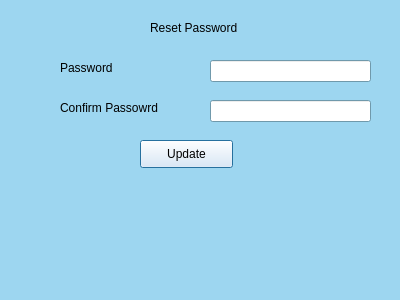
<?xml version="1.0" encoding="UTF-8"?>
<ui version="4.0">
 <class>ResetPwd</class>
 <widget class="QDialog" name="ResetPwd">
  <property name="geometry">
   <rect>
    <x>0</x>
    <y>0</y>
    <width>400</width>
    <height>300</height>
   </rect>
  </property>
  <property name="palette">
   <palette>
    <active>
     <colorrole role="WindowText">
      <brush brushstyle="SolidPattern">
       <color alpha="255">
        <red>0</red>
        <green>0</green>
        <blue>0</blue>
       </color>
      </brush>
     </colorrole>
     <colorrole role="Button">
      <brush brushstyle="SolidPattern">
       <color alpha="255">
        <red>157</red>
        <green>214</green>
        <blue>240</blue>
       </color>
      </brush>
     </colorrole>
     <colorrole role="Light">
      <brush brushstyle="SolidPattern">
       <color alpha="255">
        <red>255</red>
        <green>255</green>
        <blue>255</blue>
       </color>
      </brush>
     </colorrole>
     <colorrole role="Midlight">
      <brush brushstyle="SolidPattern">
       <color alpha="255">
        <red>206</red>
        <green>234</green>
        <blue>247</blue>
       </color>
      </brush>
     </colorrole>
     <colorrole role="Dark">
      <brush brushstyle="SolidPattern">
       <color alpha="255">
        <red>78</red>
        <green>107</green>
        <blue>120</blue>
       </color>
      </brush>
     </colorrole>
     <colorrole role="Mid">
      <brush brushstyle="SolidPattern">
       <color alpha="255">
        <red>105</red>
        <green>143</green>
        <blue>160</blue>
       </color>
      </brush>
     </colorrole>
     <colorrole role="Text">
      <brush brushstyle="SolidPattern">
       <color alpha="255">
        <red>0</red>
        <green>0</green>
        <blue>0</blue>
       </color>
      </brush>
     </colorrole>
     <colorrole role="BrightText">
      <brush brushstyle="SolidPattern">
       <color alpha="255">
        <red>255</red>
        <green>255</green>
        <blue>255</blue>
       </color>
      </brush>
     </colorrole>
     <colorrole role="ButtonText">
      <brush brushstyle="SolidPattern">
       <color alpha="255">
        <red>0</red>
        <green>0</green>
        <blue>0</blue>
       </color>
      </brush>
     </colorrole>
     <colorrole role="Base">
      <brush brushstyle="SolidPattern">
       <color alpha="255">
        <red>255</red>
        <green>255</green>
        <blue>255</blue>
       </color>
      </brush>
     </colorrole>
     <colorrole role="Window">
      <brush brushstyle="SolidPattern">
       <color alpha="255">
        <red>157</red>
        <green>214</green>
        <blue>240</blue>
       </color>
      </brush>
     </colorrole>
     <colorrole role="Shadow">
      <brush brushstyle="SolidPattern">
       <color alpha="255">
        <red>0</red>
        <green>0</green>
        <blue>0</blue>
       </color>
      </brush>
     </colorrole>
     <colorrole role="AlternateBase">
      <brush brushstyle="SolidPattern">
       <color alpha="255">
        <red>206</red>
        <green>234</green>
        <blue>247</blue>
       </color>
      </brush>
     </colorrole>
     <colorrole role="ToolTipBase">
      <brush brushstyle="SolidPattern">
       <color alpha="255">
        <red>255</red>
        <green>255</green>
        <blue>220</blue>
       </color>
      </brush>
     </colorrole>
     <colorrole role="ToolTipText">
      <brush brushstyle="SolidPattern">
       <color alpha="255">
        <red>0</red>
        <green>0</green>
        <blue>0</blue>
       </color>
      </brush>
     </colorrole>
    </active>
    <inactive>
     <colorrole role="WindowText">
      <brush brushstyle="SolidPattern">
       <color alpha="255">
        <red>0</red>
        <green>0</green>
        <blue>0</blue>
       </color>
      </brush>
     </colorrole>
     <colorrole role="Button">
      <brush brushstyle="SolidPattern">
       <color alpha="255">
        <red>157</red>
        <green>214</green>
        <blue>240</blue>
       </color>
      </brush>
     </colorrole>
     <colorrole role="Light">
      <brush brushstyle="SolidPattern">
       <color alpha="255">
        <red>255</red>
        <green>255</green>
        <blue>255</blue>
       </color>
      </brush>
     </colorrole>
     <colorrole role="Midlight">
      <brush brushstyle="SolidPattern">
       <color alpha="255">
        <red>206</red>
        <green>234</green>
        <blue>247</blue>
       </color>
      </brush>
     </colorrole>
     <colorrole role="Dark">
      <brush brushstyle="SolidPattern">
       <color alpha="255">
        <red>78</red>
        <green>107</green>
        <blue>120</blue>
       </color>
      </brush>
     </colorrole>
     <colorrole role="Mid">
      <brush brushstyle="SolidPattern">
       <color alpha="255">
        <red>105</red>
        <green>143</green>
        <blue>160</blue>
       </color>
      </brush>
     </colorrole>
     <colorrole role="Text">
      <brush brushstyle="SolidPattern">
       <color alpha="255">
        <red>0</red>
        <green>0</green>
        <blue>0</blue>
       </color>
      </brush>
     </colorrole>
     <colorrole role="BrightText">
      <brush brushstyle="SolidPattern">
       <color alpha="255">
        <red>255</red>
        <green>255</green>
        <blue>255</blue>
       </color>
      </brush>
     </colorrole>
     <colorrole role="ButtonText">
      <brush brushstyle="SolidPattern">
       <color alpha="255">
        <red>0</red>
        <green>0</green>
        <blue>0</blue>
       </color>
      </brush>
     </colorrole>
     <colorrole role="Base">
      <brush brushstyle="SolidPattern">
       <color alpha="255">
        <red>255</red>
        <green>255</green>
        <blue>255</blue>
       </color>
      </brush>
     </colorrole>
     <colorrole role="Window">
      <brush brushstyle="SolidPattern">
       <color alpha="255">
        <red>157</red>
        <green>214</green>
        <blue>240</blue>
       </color>
      </brush>
     </colorrole>
     <colorrole role="Shadow">
      <brush brushstyle="SolidPattern">
       <color alpha="255">
        <red>0</red>
        <green>0</green>
        <blue>0</blue>
       </color>
      </brush>
     </colorrole>
     <colorrole role="AlternateBase">
      <brush brushstyle="SolidPattern">
       <color alpha="255">
        <red>206</red>
        <green>234</green>
        <blue>247</blue>
       </color>
      </brush>
     </colorrole>
     <colorrole role="ToolTipBase">
      <brush brushstyle="SolidPattern">
       <color alpha="255">
        <red>255</red>
        <green>255</green>
        <blue>220</blue>
       </color>
      </brush>
     </colorrole>
     <colorrole role="ToolTipText">
      <brush brushstyle="SolidPattern">
       <color alpha="255">
        <red>0</red>
        <green>0</green>
        <blue>0</blue>
       </color>
      </brush>
     </colorrole>
    </inactive>
    <disabled>
     <colorrole role="WindowText">
      <brush brushstyle="SolidPattern">
       <color alpha="255">
        <red>78</red>
        <green>107</green>
        <blue>120</blue>
       </color>
      </brush>
     </colorrole>
     <colorrole role="Button">
      <brush brushstyle="SolidPattern">
       <color alpha="255">
        <red>157</red>
        <green>214</green>
        <blue>240</blue>
       </color>
      </brush>
     </colorrole>
     <colorrole role="Light">
      <brush brushstyle="SolidPattern">
       <color alpha="255">
        <red>255</red>
        <green>255</green>
        <blue>255</blue>
       </color>
      </brush>
     </colorrole>
     <colorrole role="Midlight">
      <brush brushstyle="SolidPattern">
       <color alpha="255">
        <red>206</red>
        <green>234</green>
        <blue>247</blue>
       </color>
      </brush>
     </colorrole>
     <colorrole role="Dark">
      <brush brushstyle="SolidPattern">
       <color alpha="255">
        <red>78</red>
        <green>107</green>
        <blue>120</blue>
       </color>
      </brush>
     </colorrole>
     <colorrole role="Mid">
      <brush brushstyle="SolidPattern">
       <color alpha="255">
        <red>105</red>
        <green>143</green>
        <blue>160</blue>
       </color>
      </brush>
     </colorrole>
     <colorrole role="Text">
      <brush brushstyle="SolidPattern">
       <color alpha="255">
        <red>78</red>
        <green>107</green>
        <blue>120</blue>
       </color>
      </brush>
     </colorrole>
     <colorrole role="BrightText">
      <brush brushstyle="SolidPattern">
       <color alpha="255">
        <red>255</red>
        <green>255</green>
        <blue>255</blue>
       </color>
      </brush>
     </colorrole>
     <colorrole role="ButtonText">
      <brush brushstyle="SolidPattern">
       <color alpha="255">
        <red>78</red>
        <green>107</green>
        <blue>120</blue>
       </color>
      </brush>
     </colorrole>
     <colorrole role="Base">
      <brush brushstyle="SolidPattern">
       <color alpha="255">
        <red>157</red>
        <green>214</green>
        <blue>240</blue>
       </color>
      </brush>
     </colorrole>
     <colorrole role="Window">
      <brush brushstyle="SolidPattern">
       <color alpha="255">
        <red>157</red>
        <green>214</green>
        <blue>240</blue>
       </color>
      </brush>
     </colorrole>
     <colorrole role="Shadow">
      <brush brushstyle="SolidPattern">
       <color alpha="255">
        <red>0</red>
        <green>0</green>
        <blue>0</blue>
       </color>
      </brush>
     </colorrole>
     <colorrole role="AlternateBase">
      <brush brushstyle="SolidPattern">
       <color alpha="255">
        <red>157</red>
        <green>214</green>
        <blue>240</blue>
       </color>
      </brush>
     </colorrole>
     <colorrole role="ToolTipBase">
      <brush brushstyle="SolidPattern">
       <color alpha="255">
        <red>255</red>
        <green>255</green>
        <blue>220</blue>
       </color>
      </brush>
     </colorrole>
     <colorrole role="ToolTipText">
      <brush brushstyle="SolidPattern">
       <color alpha="255">
        <red>0</red>
        <green>0</green>
        <blue>0</blue>
       </color>
      </brush>
     </colorrole>
    </disabled>
   </palette>
  </property>
  <property name="windowTitle">
   <string>Dialog</string>
  </property>
  <widget class="QLineEdit" name="edtPwd">
   <property name="geometry">
    <rect>
     <x>210</x>
     <y>60</y>
     <width>161</width>
     <height>22</height>
    </rect>
   </property>
  </widget>
  <widget class="QLabel" name="label_2">
   <property name="geometry">
    <rect>
     <x>60</x>
     <y>60</y>
     <width>81</width>
     <height>16</height>
    </rect>
   </property>
   <property name="text">
    <string>Password</string>
   </property>
  </widget>
  <widget class="QLabel" name="lblStat">
   <property name="geometry">
    <rect>
     <x>100</x>
     <y>190</y>
     <width>261</width>
     <height>16</height>
    </rect>
   </property>
   <property name="text">
    <string/>
   </property>
  </widget>
  <widget class="QPushButton" name="btnUpd">
   <property name="geometry">
    <rect>
     <x>140</x>
     <y>140</y>
     <width>93</width>
     <height>28</height>
    </rect>
   </property>
   <property name="palette">
    <palette>
     <active>
      <colorrole role="WindowText">
       <brush brushstyle="SolidPattern">
        <color alpha="255">
         <red>0</red>
         <green>0</green>
         <blue>0</blue>
        </color>
       </brush>
      </colorrole>
      <colorrole role="Button">
       <brush brushstyle="SolidPattern">
        <color alpha="255">
         <red>233</red>
         <green>241</green>
         <blue>255</blue>
        </color>
       </brush>
      </colorrole>
      <colorrole role="Light">
       <brush brushstyle="SolidPattern">
        <color alpha="255">
         <red>255</red>
         <green>255</green>
         <blue>255</blue>
        </color>
       </brush>
      </colorrole>
      <colorrole role="Midlight">
       <brush brushstyle="SolidPattern">
        <color alpha="255">
         <red>244</red>
         <green>248</green>
         <blue>255</blue>
        </color>
       </brush>
      </colorrole>
      <colorrole role="Dark">
       <brush brushstyle="SolidPattern">
        <color alpha="255">
         <red>116</red>
         <green>120</green>
         <blue>127</blue>
        </color>
       </brush>
      </colorrole>
      <colorrole role="Mid">
       <brush brushstyle="SolidPattern">
        <color alpha="255">
         <red>155</red>
         <green>161</green>
         <blue>170</blue>
        </color>
       </brush>
      </colorrole>
      <colorrole role="Text">
       <brush brushstyle="SolidPattern">
        <color alpha="255">
         <red>0</red>
         <green>0</green>
         <blue>0</blue>
        </color>
       </brush>
      </colorrole>
      <colorrole role="BrightText">
       <brush brushstyle="SolidPattern">
        <color alpha="255">
         <red>255</red>
         <green>255</green>
         <blue>255</blue>
        </color>
       </brush>
      </colorrole>
      <colorrole role="ButtonText">
       <brush brushstyle="SolidPattern">
        <color alpha="255">
         <red>0</red>
         <green>0</green>
         <blue>0</blue>
        </color>
       </brush>
      </colorrole>
      <colorrole role="Base">
       <brush brushstyle="SolidPattern">
        <color alpha="255">
         <red>255</red>
         <green>255</green>
         <blue>255</blue>
        </color>
       </brush>
      </colorrole>
      <colorrole role="Window">
       <brush brushstyle="SolidPattern">
        <color alpha="255">
         <red>233</red>
         <green>241</green>
         <blue>255</blue>
        </color>
       </brush>
      </colorrole>
      <colorrole role="Shadow">
       <brush brushstyle="SolidPattern">
        <color alpha="255">
         <red>0</red>
         <green>0</green>
         <blue>0</blue>
        </color>
       </brush>
      </colorrole>
      <colorrole role="AlternateBase">
       <brush brushstyle="SolidPattern">
        <color alpha="255">
         <red>244</red>
         <green>248</green>
         <blue>255</blue>
        </color>
       </brush>
      </colorrole>
      <colorrole role="ToolTipBase">
       <brush brushstyle="SolidPattern">
        <color alpha="255">
         <red>255</red>
         <green>255</green>
         <blue>220</blue>
        </color>
       </brush>
      </colorrole>
      <colorrole role="ToolTipText">
       <brush brushstyle="SolidPattern">
        <color alpha="255">
         <red>0</red>
         <green>0</green>
         <blue>0</blue>
        </color>
       </brush>
      </colorrole>
     </active>
     <inactive>
      <colorrole role="WindowText">
       <brush brushstyle="SolidPattern">
        <color alpha="255">
         <red>0</red>
         <green>0</green>
         <blue>0</blue>
        </color>
       </brush>
      </colorrole>
      <colorrole role="Button">
       <brush brushstyle="SolidPattern">
        <color alpha="255">
         <red>233</red>
         <green>241</green>
         <blue>255</blue>
        </color>
       </brush>
      </colorrole>
      <colorrole role="Light">
       <brush brushstyle="SolidPattern">
        <color alpha="255">
         <red>255</red>
         <green>255</green>
         <blue>255</blue>
        </color>
       </brush>
      </colorrole>
      <colorrole role="Midlight">
       <brush brushstyle="SolidPattern">
        <color alpha="255">
         <red>244</red>
         <green>248</green>
         <blue>255</blue>
        </color>
       </brush>
      </colorrole>
      <colorrole role="Dark">
       <brush brushstyle="SolidPattern">
        <color alpha="255">
         <red>116</red>
         <green>120</green>
         <blue>127</blue>
        </color>
       </brush>
      </colorrole>
      <colorrole role="Mid">
       <brush brushstyle="SolidPattern">
        <color alpha="255">
         <red>155</red>
         <green>161</green>
         <blue>170</blue>
        </color>
       </brush>
      </colorrole>
      <colorrole role="Text">
       <brush brushstyle="SolidPattern">
        <color alpha="255">
         <red>0</red>
         <green>0</green>
         <blue>0</blue>
        </color>
       </brush>
      </colorrole>
      <colorrole role="BrightText">
       <brush brushstyle="SolidPattern">
        <color alpha="255">
         <red>255</red>
         <green>255</green>
         <blue>255</blue>
        </color>
       </brush>
      </colorrole>
      <colorrole role="ButtonText">
       <brush brushstyle="SolidPattern">
        <color alpha="255">
         <red>0</red>
         <green>0</green>
         <blue>0</blue>
        </color>
       </brush>
      </colorrole>
      <colorrole role="Base">
       <brush brushstyle="SolidPattern">
        <color alpha="255">
         <red>255</red>
         <green>255</green>
         <blue>255</blue>
        </color>
       </brush>
      </colorrole>
      <colorrole role="Window">
       <brush brushstyle="SolidPattern">
        <color alpha="255">
         <red>233</red>
         <green>241</green>
         <blue>255</blue>
        </color>
       </brush>
      </colorrole>
      <colorrole role="Shadow">
       <brush brushstyle="SolidPattern">
        <color alpha="255">
         <red>0</red>
         <green>0</green>
         <blue>0</blue>
        </color>
       </brush>
      </colorrole>
      <colorrole role="AlternateBase">
       <brush brushstyle="SolidPattern">
        <color alpha="255">
         <red>244</red>
         <green>248</green>
         <blue>255</blue>
        </color>
       </brush>
      </colorrole>
      <colorrole role="ToolTipBase">
       <brush brushstyle="SolidPattern">
        <color alpha="255">
         <red>255</red>
         <green>255</green>
         <blue>220</blue>
        </color>
       </brush>
      </colorrole>
      <colorrole role="ToolTipText">
       <brush brushstyle="SolidPattern">
        <color alpha="255">
         <red>0</red>
         <green>0</green>
         <blue>0</blue>
        </color>
       </brush>
      </colorrole>
     </inactive>
     <disabled>
      <colorrole role="WindowText">
       <brush brushstyle="SolidPattern">
        <color alpha="255">
         <red>116</red>
         <green>120</green>
         <blue>127</blue>
        </color>
       </brush>
      </colorrole>
      <colorrole role="Button">
       <brush brushstyle="SolidPattern">
        <color alpha="255">
         <red>233</red>
         <green>241</green>
         <blue>255</blue>
        </color>
       </brush>
      </colorrole>
      <colorrole role="Light">
       <brush brushstyle="SolidPattern">
        <color alpha="255">
         <red>255</red>
         <green>255</green>
         <blue>255</blue>
        </color>
       </brush>
      </colorrole>
      <colorrole role="Midlight">
       <brush brushstyle="SolidPattern">
        <color alpha="255">
         <red>244</red>
         <green>248</green>
         <blue>255</blue>
        </color>
       </brush>
      </colorrole>
      <colorrole role="Dark">
       <brush brushstyle="SolidPattern">
        <color alpha="255">
         <red>116</red>
         <green>120</green>
         <blue>127</blue>
        </color>
       </brush>
      </colorrole>
      <colorrole role="Mid">
       <brush brushstyle="SolidPattern">
        <color alpha="255">
         <red>155</red>
         <green>161</green>
         <blue>170</blue>
        </color>
       </brush>
      </colorrole>
      <colorrole role="Text">
       <brush brushstyle="SolidPattern">
        <color alpha="255">
         <red>116</red>
         <green>120</green>
         <blue>127</blue>
        </color>
       </brush>
      </colorrole>
      <colorrole role="BrightText">
       <brush brushstyle="SolidPattern">
        <color alpha="255">
         <red>255</red>
         <green>255</green>
         <blue>255</blue>
        </color>
       </brush>
      </colorrole>
      <colorrole role="ButtonText">
       <brush brushstyle="SolidPattern">
        <color alpha="255">
         <red>116</red>
         <green>120</green>
         <blue>127</blue>
        </color>
       </brush>
      </colorrole>
      <colorrole role="Base">
       <brush brushstyle="SolidPattern">
        <color alpha="255">
         <red>233</red>
         <green>241</green>
         <blue>255</blue>
        </color>
       </brush>
      </colorrole>
      <colorrole role="Window">
       <brush brushstyle="SolidPattern">
        <color alpha="255">
         <red>233</red>
         <green>241</green>
         <blue>255</blue>
        </color>
       </brush>
      </colorrole>
      <colorrole role="Shadow">
       <brush brushstyle="SolidPattern">
        <color alpha="255">
         <red>0</red>
         <green>0</green>
         <blue>0</blue>
        </color>
       </brush>
      </colorrole>
      <colorrole role="AlternateBase">
       <brush brushstyle="SolidPattern">
        <color alpha="255">
         <red>233</red>
         <green>241</green>
         <blue>255</blue>
        </color>
       </brush>
      </colorrole>
      <colorrole role="ToolTipBase">
       <brush brushstyle="SolidPattern">
        <color alpha="255">
         <red>255</red>
         <green>255</green>
         <blue>220</blue>
        </color>
       </brush>
      </colorrole>
      <colorrole role="ToolTipText">
       <brush brushstyle="SolidPattern">
        <color alpha="255">
         <red>0</red>
         <green>0</green>
         <blue>0</blue>
        </color>
       </brush>
      </colorrole>
     </disabled>
    </palette>
   </property>
   <property name="text">
    <string>Update</string>
   </property>
  </widget>
  <widget class="QLineEdit" name="edtCpwd">
   <property name="geometry">
    <rect>
     <x>210</x>
     <y>100</y>
     <width>161</width>
     <height>22</height>
    </rect>
   </property>
  </widget>
  <widget class="QLabel" name="label_3">
   <property name="geometry">
    <rect>
     <x>60</x>
     <y>100</y>
     <width>111</width>
     <height>16</height>
    </rect>
   </property>
   <property name="text">
    <string>Confirm Passowrd</string>
   </property>
  </widget>
  <widget class="QLabel" name="label">
   <property name="geometry">
    <rect>
     <x>150</x>
     <y>20</y>
     <width>91</width>
     <height>16</height>
    </rect>
   </property>
   <property name="text">
    <string>Reset Password</string>
   </property>
  </widget>
 </widget>
 <resources/>
 <connections/>
</ui>
